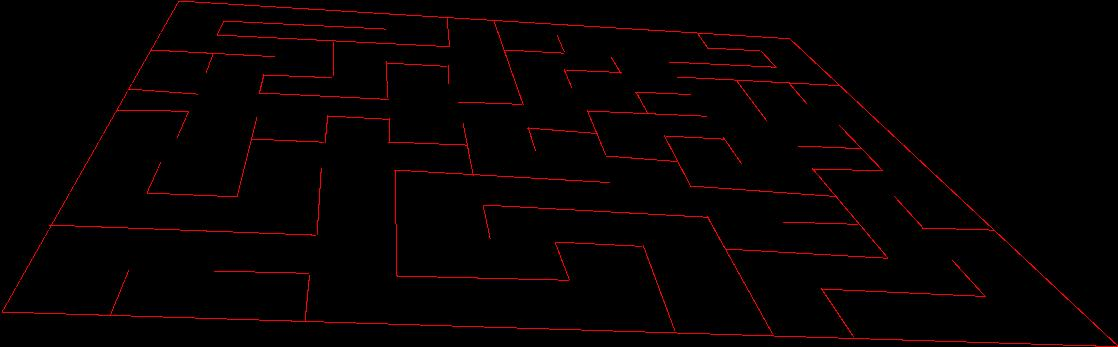
#> input picture MicroMouse/reconstructed_walls.jpg, 1118 x 347 px
$ python shi_tomasi_corner_detection_method.py
#> lines starting #> are read from the running program, lines starting #| are printed output that depends on the picture; after the words box and inside, x2 and y2 are one past the last pixel; in counts of white or black regions, pixels touching at a corner belong together
import numpy as np
import cv2 as cv

img = cv.imread('reconstructed_walls.jpg')
#> img is the input picture: shape (347, 1118, 3); mean B, G, R 1.7, 1.4, 6.2

gray = cv.cvtColor(img, cv.COLOR_BGR2GRAY)
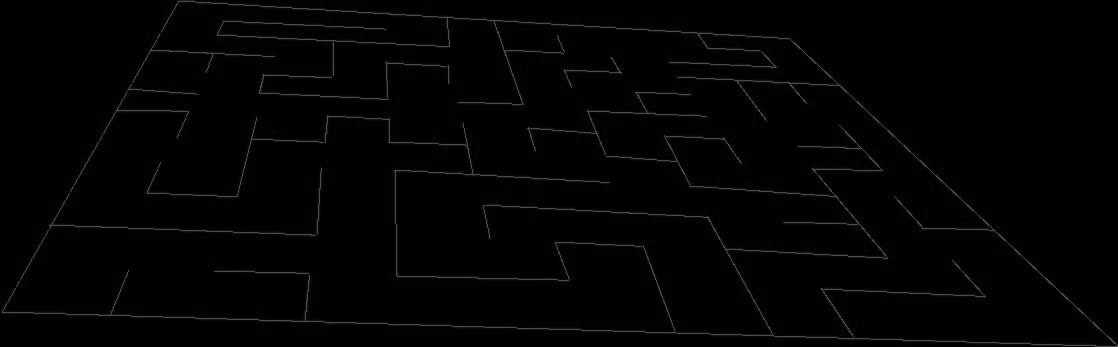
#> gray: shape (347, 1118); min 0, max 115, mean 2.9

corners = cv.goodFeaturesToTrack(gray, 400, 0.1, 1)
#> corners = 400 rows, first 8: [723, 138], [263, 75], [528, 128], [49, 225], [700, 35], [210, 55], [449, 19], [395, 170]

corners   = np.int0(corners)

for i in corners:
       x, y = i.ravel()
       print(f'x = {x}   y = {y}')
       cv.circle(img, (x, y), 3, 255, -1)
#> this loop made 400 passes
#| x = 723   y = 138
#| x = 263   y = 75
#| x = 528   y = 128
#| x = 49   y = 225
#| x = 700   y = 35
#| x = 210   y = 55
#| x = 449   y = 19
#| x = 395   y = 170
#> (further printed lines are left out)
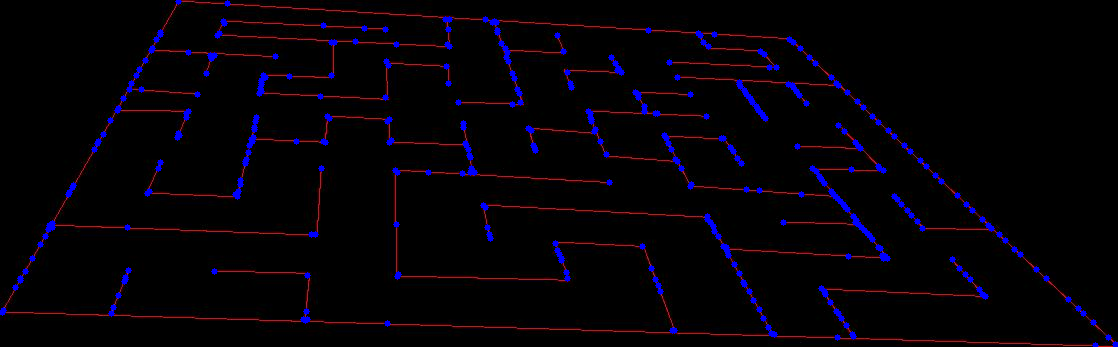
#> img: shape (347, 1118, 3); 2.53% of pixels changed, all inside (x1, y1, x2, y2) = (0, 0, 1118, 347)

cv.namedWindow("Maze with Corners", cv.WINDOW_NORMAL)
cv.resizeWindow("Maze with Corners", 800, 600)
cv.imshow('Maze with Corners', img)

if cv.waitKey(0) and 0xff == 27:
#> (key Esc is pressed here)
       cv.destroyAllWindows()
